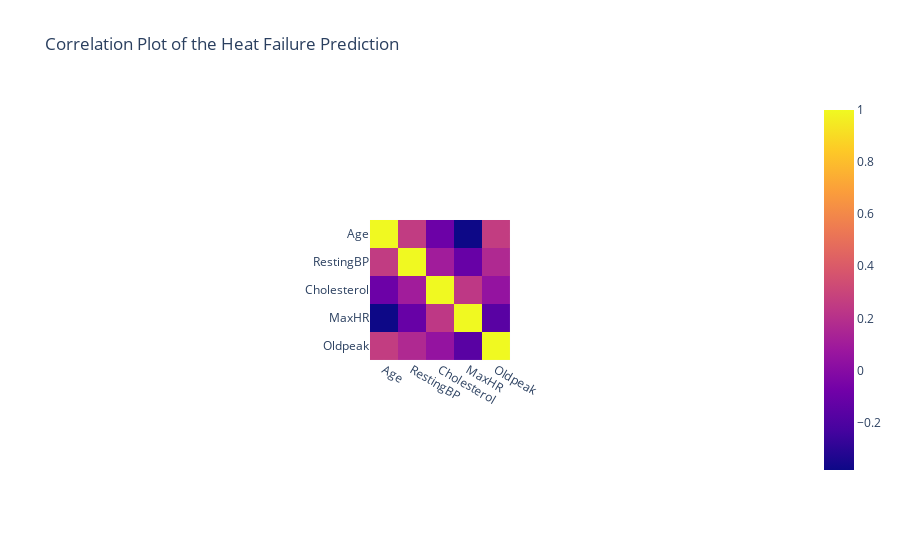

Notebook source saved alongside this figure:
### Code cell
df_cor = df[['Age', 'RestingBP', 'Cholesterol', 'MaxHR', 'Oldpeak']]
df_cor
px.imshow(df_cor.corr(),title="Correlation Plot of the Heat Failure Prediction")

### Figure 1 — Plotly figure (JSON) as saved in the notebook; plotly's stock layout.template omitted (floating-point values rounded to 4 significant figures)
{"data": [{"coloraxis": "coloraxis", "hovertemplate": "x: %{x}<br>y: %{y}<br>color: %{z}<extra></extra>", "name": "0", "type": "heatmap", "x": ["Age", "RestingBP", "Cholesterol", "MaxHR", "Oldpeak"], "xaxis": "x", "y": ["Age", "RestingBP", "Cholesterol", "MaxHR", "Oldpeak"], "yaxis": "y", "z": [[1, 0.2544, -0.09528, -0.382, 0.2586], [0.2544, 1, 0.1009, -0.1121, 0.1648], [-0.09528, 0.1009, 1, 0.2358, 0.05015], [-0.382, -0.1121, 0.2358, 1, -0.1607], [0.2586, 0.1648, 0.05015, -0.1607, 1]]}], "layout": {"autosize": true, "coloraxis": {"colorscale": [[0, "#0d0887"], [0.1111, "#46039f"], [0.2222, "#7201a8"], [0.3333, "#9c179e"], [0.4444, "#bd3786"], [0.5556, "#d8576b"], [0.6667, "#ed7953"], [0.7778, "#fb9f3a"], [0.8889, "#fdca26"], [1, "#f0f921"]]}, "title": {"text": "Correlation Plot of the Heat Failure Prediction"}, "xaxis": {"anchor": "y", "autorange": true, "constrain": "domain", "domain": [0.4027, 0.5973], "range": [-0.5, 4.5], "scaleanchor": "y", "type": "category"}, "yaxis": {"anchor": "x", "autorange": true, "constrain": "domain", "domain": [0, 1], "range": [4.5, -0.5], "type": "category"}}}
